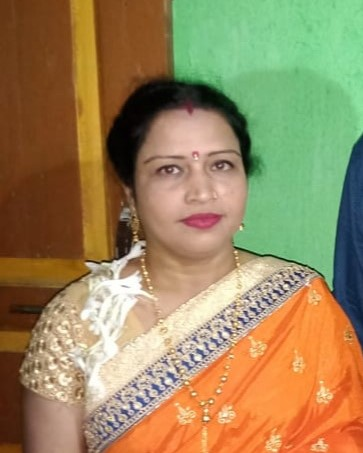
#> input picture Maa3.png, 363 x 453 px, given in place of the camera
$ python canny_Edge_Detection.py
#> lines starting #> are read from the running program, lines starting #| are printed output that depends on the picture
import cv2

cv2.namedWindow('window')
def nothing(x):
    pass
cv2.createTrackbar('lower','window',0,255,nothing)
cv2.createTrackbar('upper','window',0,255,nothing)


# img = cv2.imread('me.jpeg')
cap = cv2.VideoCapture(0)

# gray = cv2.cvtColor(img,cv2.COLOR_BGR2GRAY)

while True:

    _,img = cap.read()
#> img is the input picture: shape (453, 363, 3); mean B, G, R 92.1, 134.4, 154.6
    img = cv2.flip(img,1)
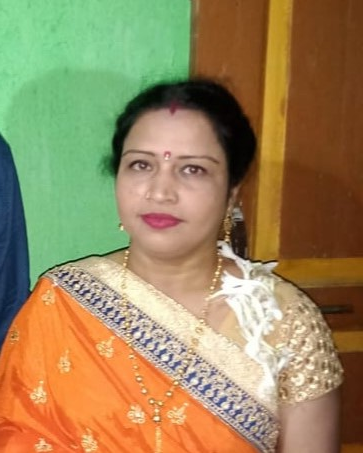
#> img: shape (453, 363, 3); mean B, G, R 92.1, 134.4, 154.6
    img = cv2.blur(img,(3,3))

    gray = cv2.cvtColor(img, cv2.COLOR_BGR2GRAY)
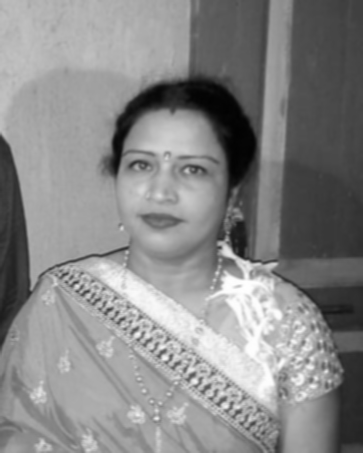
#> gray: shape (453, 363); min 2, max 255, mean 135.6

    x = cv2.getTrackbarPos('lower','window')
    y = cv2.getTrackbarPos('upper', 'window')

    edge = cv2.Canny(gray,x,y)
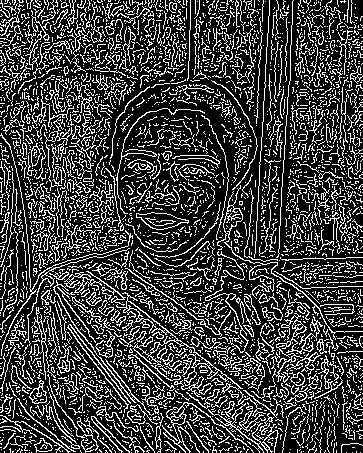
#> edge: shape (453, 363); 25.1% white in thin lines or dots

    cv2.imshow('window',edge)

    if cv2.waitKey(1)==27:
#> (key Esc is pressed here)
        cv2.destroyAllWindows()
        break
